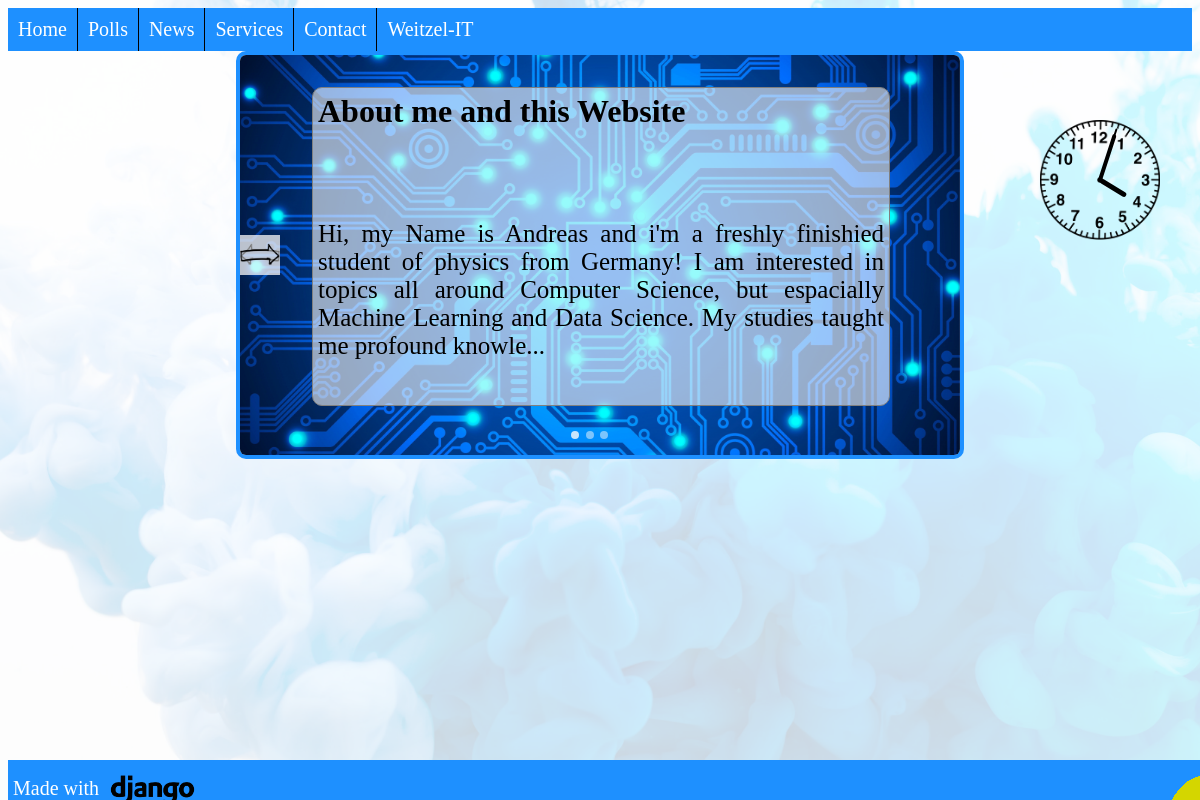
The page / on the database its author committed.
### news/models.py (models this page shows, shortened)
class Article(models.Model):
    title = models.CharField(max_length=200)
    pub_date = models.DateTimeField("date published", default=timezone.now())
    banner = models.ImageField(upload_to="images/")
    article_text = models.TextField(max_length=200000)
    def get_intro(self):
        try:
            return self.article_text[:225] + "..."
        except IndexError:
            return self.article_text

### pages/views.py (the view)
# urls.py: path("", views.home_view, name="home"),
def home_view(request):
    latest_article_list = Article.objects.order_by("-pub_date")[:5]
    nr_articles = len(latest_article_list)
    context = {
        "latest_article_list": latest_article_list,
        "nr_articles": nr_articles,
    }
    return render(request, template_name="pages/home.html", context=context)

### pages/templates/pages/home.html (shortened to what this page needs)
{% extends "base.html" %}
{% block content %}
    {% load static %}
    <link rel="stylesheet"  href="{% static 'pages/style.css' %}">
    {% if latest_article_list %}
        <div class="articleslider" id="articleslider">
        {% for article in latest_article_list %}
                {% with forloop.counter|stringformat:"s" as counter %}
                {% with "article_"|add:counter as article_id %}
                <div class="bannerwrapper" id = {{ article_id }}>
                    <img src="{{ article.banner.url }}" class="banner">
                    <a href="{% url "news:detail" article.title %}">
                    <div class="bannertext">
                        <h2 class="bannerheader"> {{ article.title }}</h2>
                        <p class="bannerintro"> {{ article.get_intro|linebreaksbr }}</p>
                    </div>
                    </a>
                </div>
                {% endwith %}
                {% endwith %}
        {% endfor %}
        {% for article in latest_article_list %}
            {% with forloop.counter|stringformat:"s" as counter %}
            {% with "indicator_"|add:counter as indicator_id %}
            <div class="indicator" id={{ indicator_id }}>  </div>
            {% endwith %}
            {% endwith %}
        {% endfor %}
        <div class="buttonslider" id="buttonslider-left"> <img class="arrow" src="/media/images/pfeil-links.png"></div>
        <div class="buttonslider" id="buttonslider-right"><img class="arrow" src="/media/images/pfeil-rechts.png"></div>
        </div>
    {% endif %}
    <div id="clock_container">
    <div id="hour-hand"></div>
    <div id="second-hand"></div>
    </div>
{% endblock %}

### pages/static/pages/base_style.css (style rules this page uses)
body { background-repeat: no-repeat; background-attachment: fixed; }

### pages/static/pages/style.css (style rules this page uses)
h2 { color: darkblue; text-align: center; }
p { text-align: justify; color: black; font-size: 25px; }
img { display: block; margin-left: auto; margin-right: auto; }
#clock_container { width: 10vw; height: 10vw; position: absolute; margin-bottom: 10vh; top: 15vh; right:5vh; }
#hour-hand { position: absolute; width: 4%; height: 25%; background-color: black; margin-left: 48%; margin-top: 25%; border-radius: 2vh; transform-origin: bottom; }
#second-hand { position: absolute; width: 2%; height: 45%; background-color: black; margin-left: 49%; margin-top: 5%; border-radius: 2vh; transform-origin: bottom; }
img.banner { margin:auto; display: inline-block; width: 100%; height: 50vh; object-fit: cover; opacity: 1; position: absolute; padding:0; margin-left:0 }
div.articleslider { margin:auto; width: 60vw; height: 50vh; white-space: nowrap; overflow: hidden; border-radius: 10px; border-top: 4px solid dodgerblue; border-bottom: 4px solid dodgerblue; border-right: 4px solid dodgerblue; border-left: 4px solid dodgerblue; padding: 0; position: relative; }
div.bannerwrapper { display: inline-block; width: 100%; height: 50vh; position:relative; white-space: nowrap; padding:0; margin-left: -5px; }
div.bannerwrapper:first-child { margin-left:0; }
div.bannertext { width: 80%; margin-left: 10%; margin-top: 4vh; height: auto; position: absolute; white-space: normal; border-radius: 10px; background-color: rgba(250,250,250,0.6); border-top: 1px solid grey; border-bottom: 1px solid grey; border-right: 1px solid grey; border-left: 1px solid grey; }
h2.bannerheader { text-align: left; opacity: 1; color: black; margin: 0; padding: 5px; font-size: 4vh; }
p.bannerintro { margin: 0; margin-top: 10vh; margin-bottom: 5vh; padding: 5px; }
div.buttonslider { width: 5vh; height: 5vh; background-color: rgba(250,250,250,0.5); top: 50%; left: 0%; transform: translate(0%, -50%); position: absolute; }
img.arrow { position: absolute; display: inline-block; object-fit: cover; width: 5vh; height: 3.5vh; top: 0.75vh }
div.indicator { width: 1vh; height: 1vh; border-radius: 0.5vh; background-color: rgba(250,250,250,0.5); position: absolute; bottom: 2vh; }

### rows shown on the page
Article: banner (picture), title "About me and this Website", get_intro "Hi, my Name is Andreas and i'm a freshly finishied student of physics from Germany! I am interested in topics all around Computer Science, but espacially Machine Learning and Data Science. My studies taught me profound knowle..."
Article: banner (picture)
